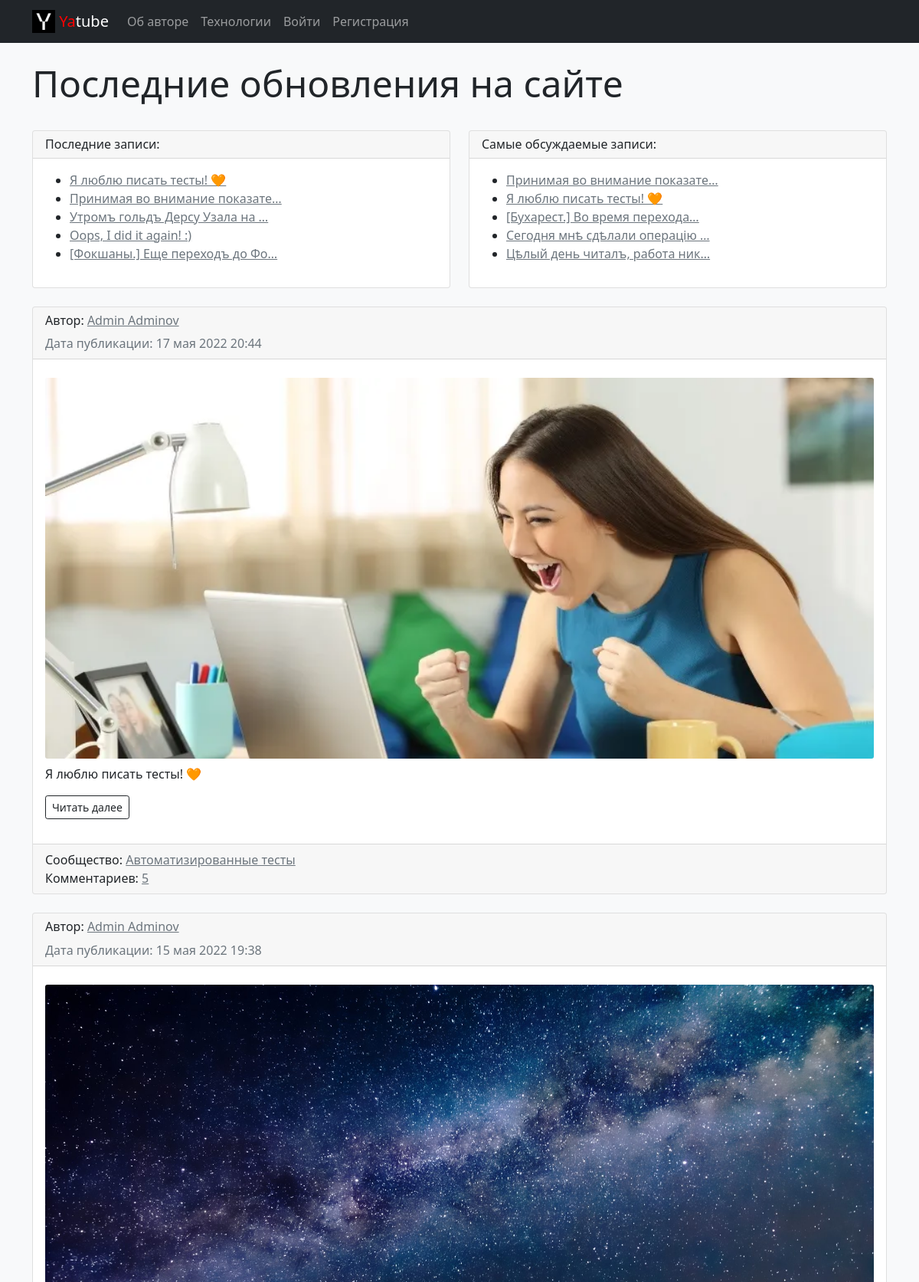
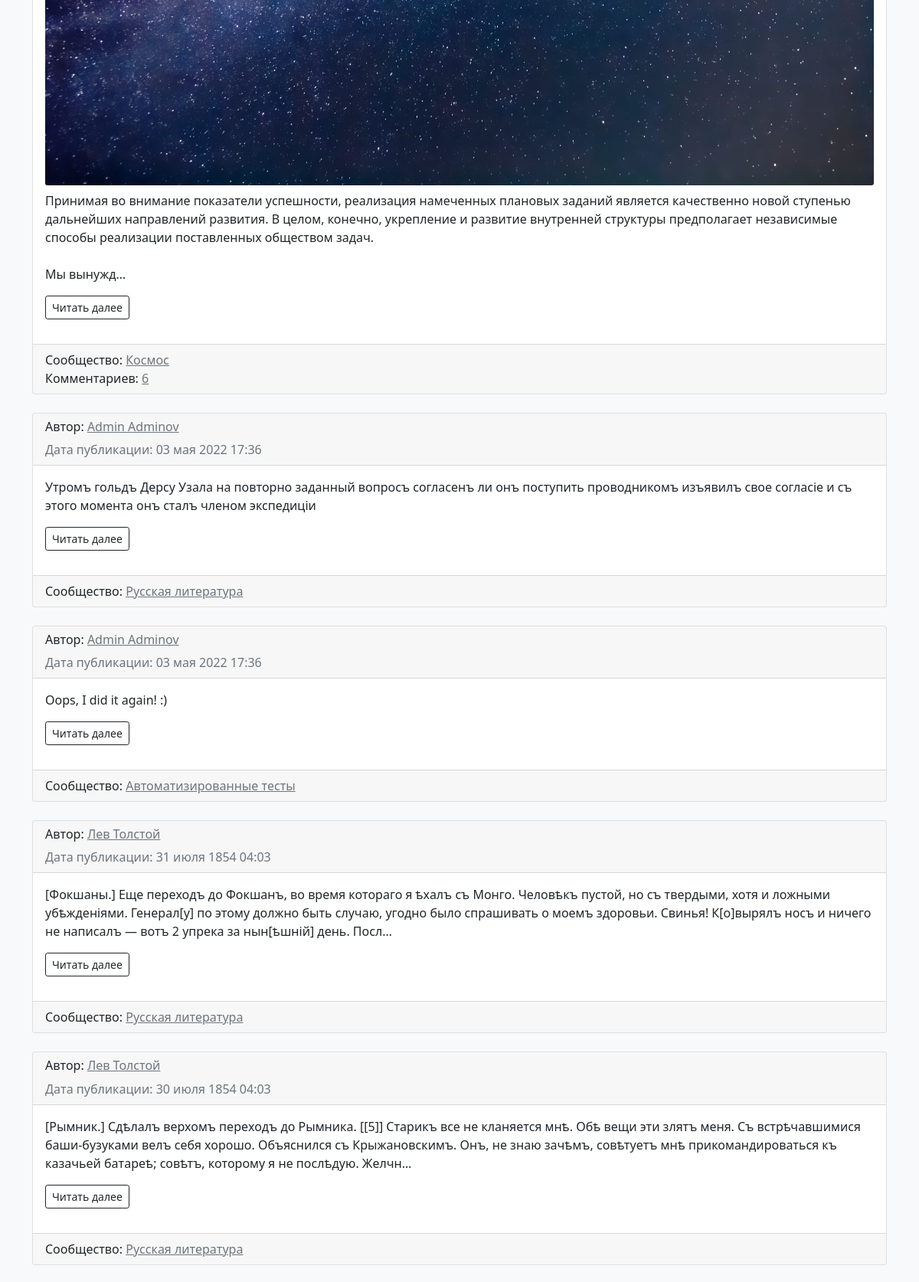
The page / (upper part) on the database its author committed (2 pictures, top to bottom).
### posts/models.py (models this page shows, shortened)
class Post(models.Model):
    text = models.TextField('Текст записи', help_text='Текст вашей записи')
    pub_date = models.DateTimeField('Дата публикации', auto_now_add=True)
    author = models.ForeignKey(
        settings.AUTH_USER_MODEL,
        on_delete=models.CASCADE,
        related_name='posts',
        verbose_name='Автор'
    )
    group = models.ForeignKey(
        Group,
        blank=True, null=True,
        on_delete=models.SET_NULL,
        related_name='posts',
        verbose_name='Выберите сообщество:',
        help_text='Сообщество для вашей записи',
    )
    image = models.ImageField(
        'Картинка',
        upload_to='posts/',
        blank=True,
        help_text='Добавить картинку',
    )
    class Meta:
        ordering = ('-pub_date',)
        verbose_name = 'запись'
        verbose_name_plural = 'записи'

class Group(models.Model):
    title = models.CharField('Название сообщества', max_length=200)
    slug = models.SlugField('Ссылка сообщества', unique=True)
    description = models.TextField('Описание сообщества', max_length=300)
    class Meta:
        verbose_name = 'сообщество'
        verbose_name_plural = 'сообщества'

### users/models.py (models this page shows)
class User(AbstractUser):
    profile_pic = models.ImageField(
        'Аватарка',
        default='users/default.jpeg',
        upload_to='users/',
        null=True, blank=True,
        help_text='Добавить аватарку',
    )
    city = models.CharField('Город', max_length=50, null=True, blank=True)
    vk = models.CharField('Вконтакте', max_length=50, null=True, blank=True)
    telegram = models.CharField(
        'Telegram',
        max_length=50,
        null=True, blank=True,
    )
    instagram = models.CharField(
        'Instagram',
        max_length=50,
        null=True, blank=True,
    )
    git = models.CharField('Git', max_length=50, null=True, blank=True)
    class Meta:
        db_table = 'auth_user'
        verbose_name = 'пользователь'
        verbose_name_plural = 'пользователи'
    def __str__(self):
        return self.username

### posts/views.py (the view)
# urls.py: path('', views.index, name='index'),
def index(request):
    posts = Post.objects.select_related('author', 'group')
    context = {
        'page_obj': paginator(posts, request),
    }
    return render(request, 'posts/index.html', context)

### core/context_processors/year.py (called while the page is built)
def year(request):
    now = datetime.datetime.now()
    return {
        'year': now.year,
    }

### core/templatetags/user_filters.py (called while the page is built)
@register.simple_tag
def total_posts():
    return Post.objects.count()

@register.simple_tag
def total_users():
    return User.objects.count()

@register.inclusion_tag('posts/includes/latest_posts.html')
def show_latest_posts(count=5):
    latest_posts = Post.objects.order_by('-pub_date')[:count]
    return {'latest_posts': latest_posts}

@register.simple_tag
def get_most_commented_posts(count=5):
    return Post.objects.annotate(
        total_comments=Count('comments')).order_by('-total_comments')[:count]

### posts/utils.py (called while the page is built)
def paginator(posts, request):
    paginator = Paginator(posts, settings.LIMIT_POSTS)
    page_number = request.GET.get('page')
    return paginator.get_page(page_number)

### templates/posts/index.html (shortened to what this page needs)
{% extends 'base.html' %}
  {% block content %}
		{% load user_filters %}
    <div class="container py-4">
		  <div class="mb-4"><h1 class="display-5">Последние обновления на сайте</h1></div>
					<div class="row my-3">
						<aside class="col-md-6">
							{% show_latest_posts 5 %}
						</aside>
						<article class="col-md-6">
							<div class="card my-2">
							<h6 class="card-header">Самые обсуждаемые записи:</h6>
							<div class="card-body">
							{% get_most_commented_posts as most_commented_posts %}
							<ul>
								{% for post in most_commented_posts %}
									<li><a class="text-muted" href="{% url 'posts:post_detail' post.pk %}">{{ post.text|truncatechars_html:30 }}</a></li>
								{% endfor %}
							</ul>
							</div>
							</div>
						</article>
					</div>
				<div>
				{% load cache %}
				{% cache 20 sidebar index page_obj.number %}
				{% for post in page_obj %}
				{% include 'posts/includes/post_card.html' %}
				{% endfor %}
				{% endcache %}
				</div>
    </div>
  {% endblock %}

### templates/posts/includes/latest_posts.html
{% load user_filters %}
<div class="card my-2">
  <h6 class="card-header">Последние записи:</h6>
    <div class="card-body">
			<ul>
				{% for post in latest_posts %}
					<li><a class="text-muted" href="{% url 'posts:post_detail' post.pk %}">{{ post.text|truncatechars_html:30 }}</a></li>
				{% endfor %}
			</ul>
		</div>
</div>

### templates/posts/includes/post_card.html
{% load thumbnail %}
  <div class="card mb-4">
    <div class="card-header">
			{% if author %}
				<h6 class="card-title">Автор: {{ post.author.get_full_name }}</h6>
			{% else %}
				<h6 class="card-title">Автор: <a class="text-muted" href="{% url 'posts:profile' post.author %}">{{ post.author.get_full_name }}</a></h6>
			{% endif %}
				<span class="text-muted">Дата публикации: {{ post.pub_date|date:"d E Y H:i" }}</span>
    </div>
    <div class="card-body">
      {% thumbnail post.image "960x350" crop="center" upscale=True as im %}
        <img class="card-img my-2" src="{{ im.url }}">
      {% endthumbnail %}
      {% if post.text|length > 300 %}
        <p class="card-text">{{ post.text|truncatechars_html:300|linebreaksbr }}</p>
        <p><a href="{% url 'posts:post_detail' post.pk %}" class="btn btn-outline-dark btn-sm">Читать далее</a></p>
      {% else %}
        <p class="card-text">{{ post.text|linebreaksbr }}</p>
        <p><a href="{% url 'posts:post_detail' post.pk %}" class="btn btn-outline-dark btn-sm">Читать далее</a></p>
      {% endif %}
    </div>
    {% if not group %}
      <div class="card-footer">
				<div class="row">
					<aside class="fluid">
						{% if post.group %}
							Сообщество: <a class="text-muted" href="{% url 'posts:group_list' post.group.slug %}">{{ post.group.title }}</a>
						{% else %}
							<span style='color:gray'>Этой записи нет ни в одном сообществе</span>
						{% endif %}
					</aside>
				  <article class="fluid">
						{% if post.comments.count > 0 %}
					    Комментариев: <a class="text-muted" href="{% url 'posts:post_detail' post.pk %}">{{ post.comments.count }}</a>
						{% endif %}
					</article>
				</div>
      </div>
    {% endif %}
  </div>

### rows shown on the page
Post: text "Я люблю писать тесты! 🧡", author.get_full_name "Admin Adminov", pub_date "17 мая 2022 20:44", shows a picture, group "Автоматизированные тесты", comments.count "5"
Post: text "Принимая во внимание показате…", author.get_full_name "Admin Adminov", pub_date "15 мая 2022 19:38", shows a picture, text "Принимая во внимание показатели успешности, реализация намеченных плановых заданий является качественно новой ступенью дальнейших направлений развития. В целом, конечно, укрепление и развитие внутренней структуры предполагает независимые способы реализации поставленных обществом задач. Мы вынужд…", group "Космос", comments.count "6"
Post: text "Утромъ гольдъ Дерсу Узала на …", author.get_full_name "Admin Adminov", pub_date "03 мая 2022 17:36", text "Утромъ гольдъ Дерсу Узала на повторно заданный вопросъ согласенъ ли онъ поступить проводникомъ изъявилъ свое согласіе и съ этого момента онъ сталъ членом экспедиціи", group "Русская литература"
Post: text "Oops, I did it again! :)", author.get_full_name "Admin Adminov", pub_date "03 мая 2022 17:36", group "Автоматизированные тесты"
Post: text "[Фокшаны.] Еще переходъ до Фо…", author.get_full_name "Лев Толстой", pub_date "31 июля 1854 04:03", text "[Фокшаны.] Еще переходъ до Фокшанъ, во время котораго я ѣхалъ съ Монго. Человѣкъ пустой, но съ твердыми, хотя и ложными убѣжденіями. Генерал[у] по этому должно быть случаю, угодно было спрашивать о моемъ здоровьи. Свинья! К[о]вырялъ носъ и ничего не написалъ — вотъ 2 упрека за нын[ѣшній] день. Посл…", group "Русская литература"
Post: text "[Бухарест.] Во время перехода…"
Post: text "Сегодня мнѣ сдѣлали операцію …"
Post: text "Цѣлый день читалъ, работа ник…"
Post: author.get_full_name "Лев Толстой", pub_date "30 июля 1854 04:03", text "[Рымник.] Сдѣлалъ верхомъ переходъ до Рымника. [[5]] Старикъ все не кланяется мнѣ. Обѣ вещи эти злятъ меня. Съ встрѣчавшимися баши-бузуками велъ себя хорошо. Объяснился съ Крыжановскимъ. Онъ, не знаю зачѣмъ, совѣтуетъ мнѣ прикомандироваться къ казачьей батареѣ; совѣтъ, которому я не послѣдую. Желчн…", group "Русская литература"
